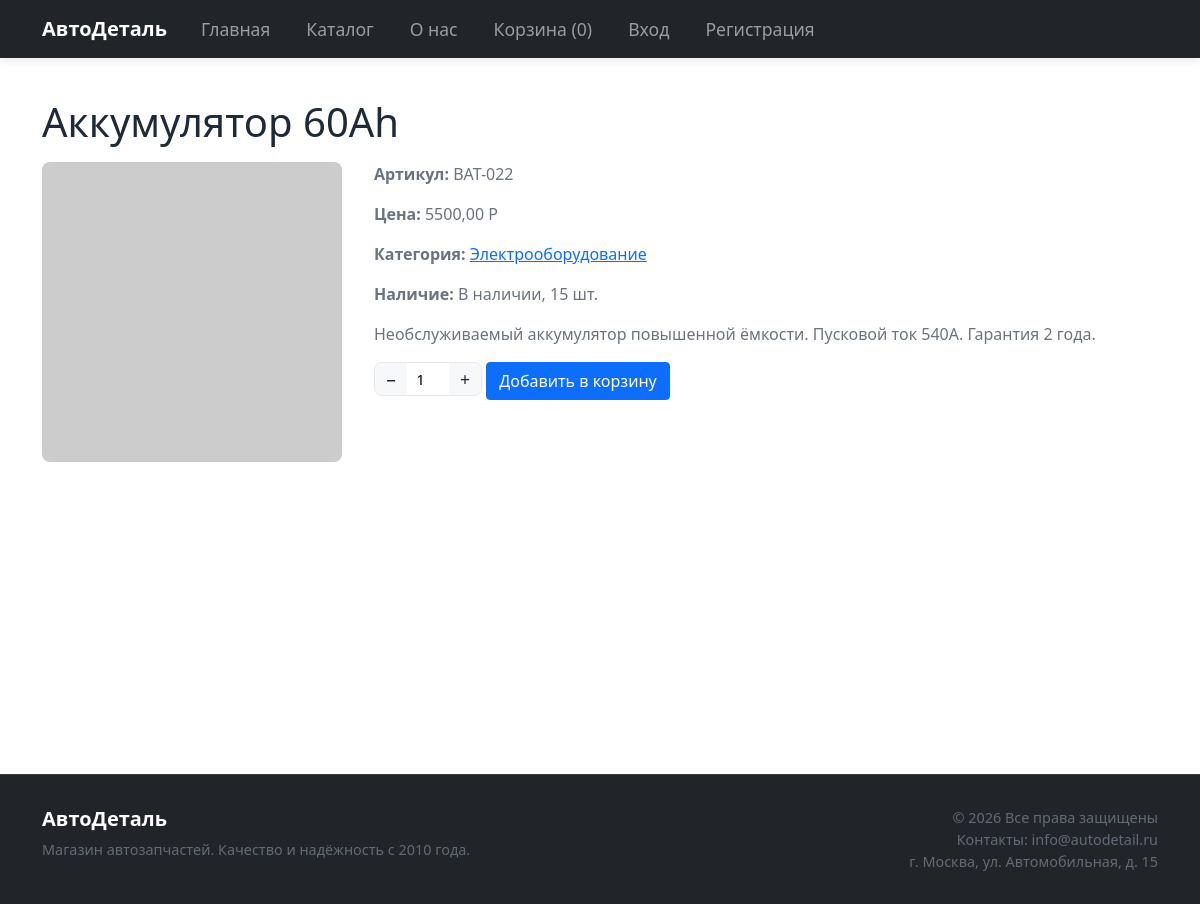
The app's page /product/akkumulyator-60ah/ with its own data.
### products/models.py (models this page shows, shortened)
class Product(models.Model):
    category = models.ForeignKey(
        Category,
        on_delete=models.CASCADE,
        related_name='products',
        verbose_name='Категория',
    )
    article = models.CharField(
        max_length=50,
        verbose_name='Артикул',
        blank=True,
        help_text='Например: BRK-001, OIL-005',
    )
    name = models.CharField(max_length=200, verbose_name='Название')
    slug = models.SlugField(unique=True, verbose_name='URL')
    description = models.TextField(verbose_name='Описание')
    price = models.DecimalField(
        max_digits=10,
        decimal_places=2,
        verbose_name='Цена',
    )
    image = models.ImageField(
        upload_to='products/%Y/%m/%d/',
        verbose_name='Изображение',
        blank=True,
        null=True,
    )
    stock = models.PositiveIntegerField(verbose_name='Количество на складе', default=0)
    delivery_days = models.CharField(
        max_length=50,
        verbose_name='Срок доставки при отсутствии',
        blank=True,
        help_text='Например: 3 дня',
    )
    available = models.BooleanField(default=True, verbose_name='Доступен')
    created = models.DateTimeField(auto_now_add=True, verbose_name='Создан')
    updated = models.DateTimeField(auto_now=True, verbose_name='Обновлён')
    class Meta:
        verbose_name = 'Товар'
        verbose_name_plural = 'Товары'
        ordering = ['-created']
    @property
    def in_stock(self):
        return self.stock > 0

class Category(models.Model):
    name = models.CharField(max_length=100, verbose_name='Название')
    slug = models.SlugField(unique=True, verbose_name='URL')
    description = models.TextField(verbose_name='Описание', blank=True)
    class Meta:
        verbose_name = 'Категория'
        verbose_name_plural = 'Категории'
    def get_absolute_url(self):
        return reverse('products:category_detail', args=[self.slug])

### products/views.py (the view)
# urls.py: path('product/<slug:slug>/', views.product_detail, name='product_detail'),
def product_detail(request, slug):
    product = get_object_or_404(Product, slug=slug, available=True)
    return render(request, 'products/product_detail.html', {'product': product})

### cart/context_processors.py (called while the page is built)
def cart_total(request):
    if not hasattr(request, 'user') or not request.user:
        return {'cart_total_items': 0, 'cart': None}
    try:
        cart = get_or_create_cart(request)
        return {'cart_total_items': cart.total_items, 'cart': cart}
    except Exception:
        return {'cart_total_items': 0, 'cart': None}

### cart/views.py (called while the page is built)
def get_or_create_cart(request):
    if request.user.is_authenticated:
        cart, _ = Cart.objects.get_or_create(user=request.user)
    else:
        if not request.session.session_key:
            request.session.create()
        cart, _ = Cart.objects.get_or_create(session_key=request.session.session_key)
    return cart

### templates/products/product_detail.html (shortened to what this page needs)
{% extends 'base.html' %}
{% load static %}
{% block content %}
<article>
  <h1>{{ product.name }}</h1>
  <div class="product-detail-layout">
    <div class="product-image">
      {% if product.image %}
      <img src="{{ product.image.url }}" alt="{{ product.name }}" width="300" height="300">
      {% else %}
      <img src="https://placehold.co/300x300/e5e7eb/6b7280?text=Нет+фото" alt="" width="300" height="300">
      {% endif %}
    </div>
    <div class="product-info">
      <p><strong>Артикул:</strong> {{ product.article|default:"—" }}</p>
      <p><strong>Цена:</strong> {{ product.price }} Р</p>
      <p><strong>Категория:</strong> <a href="{{ product.category.get_absolute_url }}">{{ product.category.name }}</a></p>
      <p><strong>Наличие:</strong> {% if product.in_stock %}В наличии, {{ product.stock }} шт.{% else %}Под заказ{% if product.delivery_days %} ({{ product.delivery_days }}){% endif %}{% endif %}</p>
      <p class="product-description">{{ product.description }}</p>
      <form method="post" action="{% url 'cart:add_to_cart' %}" class="add-to-cart-form">
        <div class="qty-control">
          <button type="button" class="qty-minus" aria-label="Уменьшить">−</button>
          <input type="number" name="quantity" id="quantity" value="1" min="1" max="99" aria-label="Количество">
          <button type="button" class="qty-plus" aria-label="Увеличить">+</button>
        </div>
        <button type="submit" class="btn btn-primary add-to-cart-btn">Добавить в корзину</button>
      </form>
    </div>
  </div>
</article>
{% endblock %}

### static/css/style.css (style rules this page uses)
:root { --color-primary: #2563eb; --color-primary-hover: #1d4ed8; --color-text: #1f2937; --color-text-muted: #6b7280; --color-bg: #ffffff; --color-bg-light: #f7f8fa; --color-border: #e5e7eb; --color-success: #059669; --color-warning: #d97706; --font-sans: -apple-system, BlinkMacSystemFont, "Segoe UI", Roboto, "Helvetica Neue", Arial, sans-serif; --max-width: 1200px; --header-bg: #fafafa; }
* { box-sizing: border-box; }
body { margin: 0; font-family: var(--font-sans), 'Arial', sans-serif; font-size: 16px; line-height: 1.6; color: var(--color-text); background: var(--color-bg); min-height: 100vh; display: flex; flex-direction: column; -webkit-font-smoothing: antialiased; }
a { color: var(--color-primary); text-decoration: none; }
h1 { font-size: 1.75rem; margin: 0 0 1.5rem; color: var(--color-text); }
p { margin: 0 0 0.75rem; color: var(--color-text-muted); }
.btn { display: inline-flex; align-items: center; justify-content: center; gap: 0.5rem; padding: 0.6rem 1.25rem; font-size: 1rem; font-family: inherit; font-weight: 500; border: none; border-radius: 8px; cursor: pointer; text-decoration: none; transition: background 0.2s ease, transform 0.15s ease, box-shadow 0.2s ease; }
.btn-primary { background: var(--color-primary); color: white; }
.qty-control { display: inline-flex; align-items: center; border: 1px solid var(--color-border); border-radius: 8px; margin-bottom: 0.5rem; overflow: hidden; }
.qty-control button { width: 32px; height: 32px; border: none; background: var(--color-bg-light); cursor: pointer; font-size: 1.1rem; line-height: 1; color: var(--color-text); transition: background 0.15s ease; }
.qty-control input { width: 42px; border: none; text-align: center; font-size: 0.95rem; }
.add-to-cart-btn { display: inline-flex; align-items: center; gap: 0.35rem; padding: 0.4rem 0.75rem; font-size: 0.9rem; }
.product-detail-layout { display: flex; gap: 2rem; margin-top: 1rem; flex-wrap: wrap; }
.product-detail-layout .product-image img { max-width: 300px; border-radius: 8px; }
.product-detail-layout .product-info { flex: 1; min-width: 280px; }
.product-description { margin-top: 1rem; }

### records on screen
Product: name "Аккумулятор 60Ah", article "BAT-022", price "5500,00", category.name "Электрооборудование", stock "15", description "Необслуживаемый аккумулятор повышенной ёмкости. Пусковой ток 540А. Гарантия 2 года."

### other values on screen
{{ cart_total_items|default:0 }} "0"
